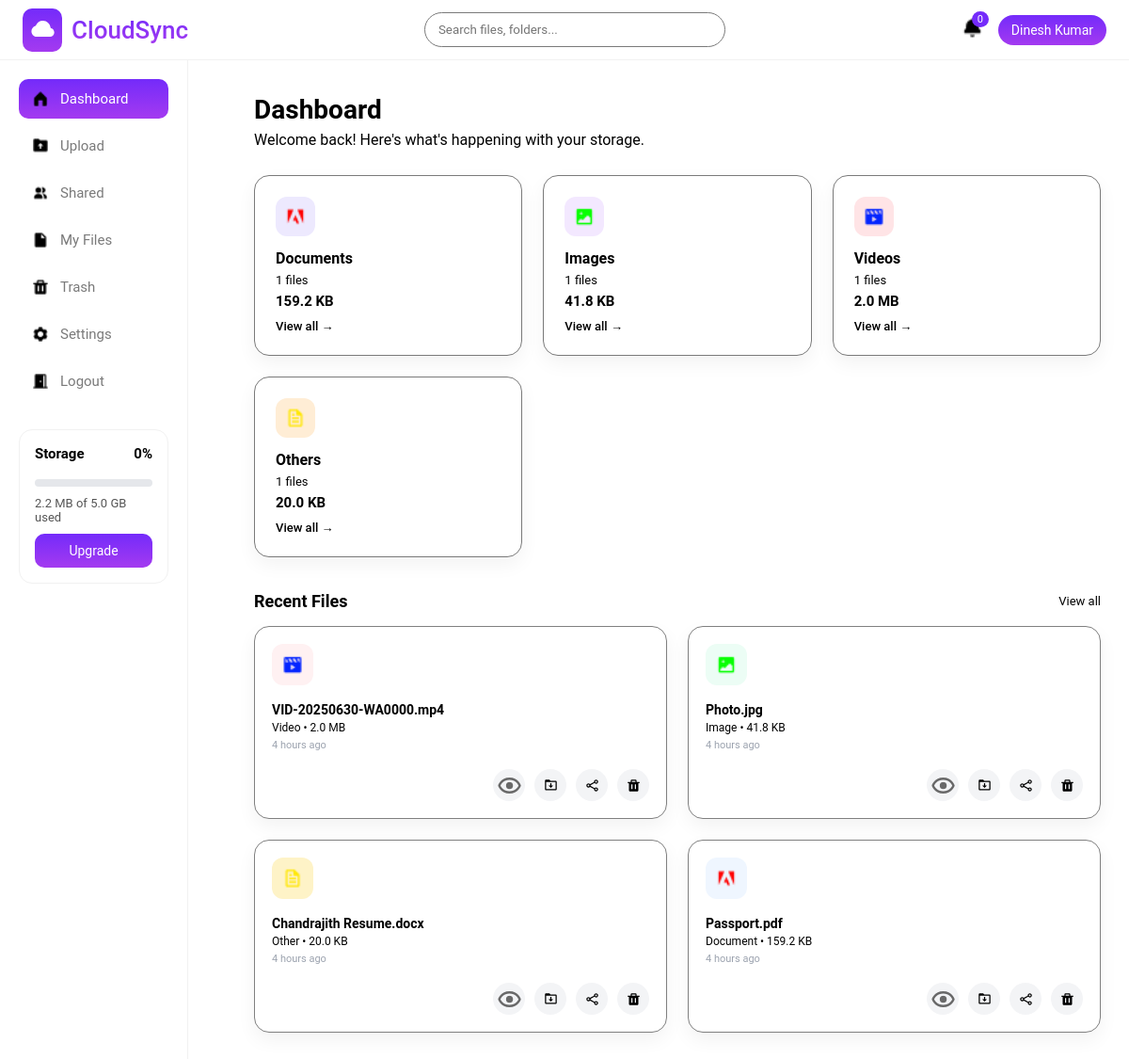
The page /user/dashboard/ (signed in) on the database its author committed.
### accounts/models.py (models this page shows)
class User(AbstractUser):
    profile_picture = models.ImageField(null=True, blank=True, upload_to = profile_image_upload_path)
    phone = models.CharField(max_length=10, unique=True, null=True, blank=True)

### storageapp/models.py (models this page shows, shortened)
class CloudFile(models.Model):
    FILE_TYPES = (
        ("image", "Image"),
        ("video", "Video"),
        ("document", "Document"),
        ("other", "Other"),
    )
    user = models.ForeignKey(settings.AUTH_USER_MODEL, on_delete=models.CASCADE)
    file_name = models.CharField(max_length=255)
    file_size = models.BigIntegerField()
    file_type = models.CharField(max_length=20, choices=FILE_TYPES)
    file_url = models.URLField(null=True, blank=True)
    uploaded_file = models.FileField(upload_to='cloud/',null=True)
    public_id = models.CharField(max_length=255,null=True)
    uploaded_at = models.DateTimeField(auto_now_add=True)
    is_deleted = models.BooleanField(default=False)
    deleted_at = models.DateTimeField(null=True, blank=True)

### storageapp/views.py (the view)
# urls.py: path('dashboard/', dashboard, name='dashboard'),
@login_required
def dashboard(request):
    user = request.user
    files = CloudFile.objects.filter(user=user, is_deleted=False)
    stats = {
        "document": files.filter(file_type="document"),
        "image": files.filter(file_type="image"),
        "video": files.filter(file_type="video"),
        "other": files.filter(file_type="other"),
    }
    cards = {}
    for key, qs in stats.items():
        cards[key] = {
            "count": qs.count(),
            "size": qs.aggregate(total=Sum("file_size"))["total"] or 0
        }
    recent_files = files.order_by("-uploaded_at")[:6]
    return render(request, "storageapp/dashboard.html", {
        "cards": cards,
        "recent_files": recent_files
    })

### storageapp/context_processors.py (called while the page is built)
def storage_info(request):
    if not request.user.is_authenticated:
        return {}
    sub = UserSubscription.objects.select_related("plan").filter(user=request.user).first()
    used = (
        CloudFile.objects
        .filter(user=request.user, is_deleted=False)
        .aggregate(total=Sum("file_size"))["total"] or 0
    )
    limit = sub.plan.storage_limit
    storage_percent = min(
        int((used / limit) * 100) if limit else 0,
        100
    )
    return {
        "storage_used": used,
        "storage_limit": limit,
        "storage_percent": int((used / limit) * 100) if limit else 0,
        "current_plan": sub.plan,
        "storage_percent":storage_percent,
    }

### subscriptions/context_processors.py (called while the page is built)
def subscription_context(request):
    if not request.user.is_authenticated:
        return {}
    subscription = UserSubscription.objects.select_related("plan").get(user=request.user)
    used = CloudFile.objects.filter(
        user=request.user,
        is_deleted=False
    ).aggregate(s=Sum("file_size"))["s"] or 0
    limit = subscription.plan.storage_limit
    percent = min(int((used / limit) * 100), 100) if limit else 0
    return {
        "current_plan": subscription.plan,
        "storage_used": used,
        "storage_limit": limit,
        "storage_percent": percent,
    }

### storageapp/templates/storageapp/dashboard.html (shortened to what this page needs)
{% extends 'storageapp/base.html' %}
{% load static %}
{% load humanize %}
{% block style %}
    <link rel="stylesheet" href="{% static 'css/dashboard.css' %}">
{% endblock %}
{% block content %}
<h2 class="dashboard-title">Dashboard</h2>
<p class="dashboard-subtitle">
    Welcome back! Here's what's happening with your storage.
</p>
<div class="storage-cards">
    <div class="card">
        <div class="card-icon purple">
            <img src="{% static 'images/adobe.png' %}">
        </div>
        <h4>Documents</h4>
        <p><span id="doc-count">{{ cards.document.count }}</span> files</p>
        <strong id="doc-size">{{ cards.document.size|filesizeformat }}</strong>
        <a href="{% url 'storageapp:myfiles' %}?type=document">View all →</a>
    </div>
    <div class="card">
        <div class="card-icon violet">
            <img src="{% static 'images/image.png' %}" alt="Video">
        </div>
        <h4>Images</h4>
        <p><span id="img-count">{{ cards.image.count }}</span> files</p>
        <strong id="img-size">{{ cards.image.size|filesizeformat }}</strong>
        <a href="{% url 'storageapp:myfiles' %}?type=image">View all →</a>
    </div>
    <div class="card">
        <div class="card-icon pink">
            <img src="{% static 'images/video.png' %}" alt="Video">
        </div>
        <h4>Videos</h4>
        <p><span id="vid-count">{{ cards.video.count }}</span> files</p>
        <strong id="vid-size">{{ cards.video.size|filesizeformat }}</strong>
        <a href="{% url 'storageapp:myfiles' %}?type=video">View all →</a>
    </div>
    <div class="card">
        <div class="card-icon orange">
            <img src="{% static 'images/file.png' %}" alt="Video">
        </div>
        <h4>Others</h4>
        <p><span id="oth-count">{{ cards.other.count }}</span> files</p>
        <strong id="oth-size">{{ cards.other.size|filesizeformat }}</strong>
        <a href="{% url 'storageapp:myfiles' %}?type=other">View all →</a>
    </div>
</div>
<div class="recent-header">
    <h3>Recent Files</h3>
    <a href="{% url 'storageapp:myfiles' %}">View all</a>
</div>
<div class="recent-grid">
    {% for file in recent_files %}
    <div class="recent-card" id="file-{{ file.id }}">
        <div class="recent-icon {{ file.file_type }}">
            {% if file.file_type == "image" %}
                <img src="{% static 'images/image.png' %}" alt="Image">
            {% elif file.file_type == "video" %}
                <img src="{% static 'images/video.png' %}" alt="Video">
            {% elif file.file_type == "document" %}
                <img src="{% static 'images/adobe.png' %}" alt="Document">
            {% else %}
                <img src="{% static 'images/file.png' %}" alt="Other">
            {% endif %}
        </div>
        <div class="recent-info">
            <h5>{{ file.file_name }}</h5>
            <p>
                {{ file.file_type|capfirst }} • {{ file.file_size|filesizeformat }}
            </p>
            <small>{{ file.uploaded_at|naturaltime }}</small>
        </div>
        <div class="recent-actions">
            <a href="{{ file.file_url }}" target="_blank" class="icon-btn">
                <img src="{% static 'images/hidepassword_icon.png' %}" alt="">
            </a>
            <a href="{% url 'storageapp:download_file' file.id %}"
            class="icon-btn download"
            title="Download">
                <img src="{% static 'images/download.png' %}" alt="">
            </a>
            <button class="icon-btn share"
                    onclick="shareFile('{{ file.id }}')">
                <img src="{% static 'images/shareicon.png' %}">
            </button>
            <button
                class="icon-btn trash"
                title="Move to Trash"
                onclick="moveToTrash('{{ file.id }}')">
                <img src="{% static 'images/trash.png' %}" alt="">
            </button>
        </div>
    </div>
    {% endfor %}
</div>
{% endblock %}

### storageapp/templates/storageapp/base.html (shortened to what this page needs)
{% load static %}
<!DOCTYPE html>
<html lang="en">
<head>
    <link rel="stylesheet" href="{% static 'css/common.css' %}">
    <link rel="stylesheet" href="{% static 'css/base.css' %}">
    {% block style %}
    {% endblock %}
</head>
<body>
<div class="header">
    <div class="logoarea">
        <div class="logoimage">
            <img src="{% static 'images/cloud.png' %}" alt="logoimage">
        </div>
        <div class="logotext">CloudSync</div>
    </div>
    {% if request.resolver_match.url_name == 'dashboard' or request.resolver_match.url_name == 'shared_files' or request.resolver_match.url_name == 'myfiles' %}
    <form onsubmit="return false;" class="global-search">
        <div class="search-box">
        <input
            type="text"
            placeholder="Search files, folders..."
        >
        </div>
    </form>
    {% endif %}
    <div class="header-right">
        <div class="notification"><img src="{% static 'images/bell.png' %}" alt="" srcset=""><span>0</span></div>
        <div class="user-pill">{{ request.user.first_name|default:request.user.username }}</div>
    </div>
</div>
<div class="sidebar">
    <a href="{% url 'storageapp:dashboard' %}" class="nav-item {% if request.resolver_match.url_name == 'dashboard' %}active{% endif %}"><img src="{% static 'images/dashboard.png' %}" alt=""> Dashboard</a>
    <a href="{% url 'storageapp:upload_page' %}" class="nav-item {% if request.resolver_match.url_name == 'upload_page' %}active{% endif %}"><img src="{% static 'images/upload.png' %}" alt=""> Upload</a>
    <a href="{% url 'storageapp:shared_files' %}" class="nav-item {% if request.resolver_match.url_name == 'shared_files' %}active{% endif %}"><img src="{% static 'images/share.png' %}" alt=""> Shared</a>
    <a href="{% url 'storageapp:myfiles' %}" class="nav-item {% if request.resolver_match.url_name == 'myfiles' %}active{% endif %}"><img src="{% static 'images/myfile.png' %}" alt=""> My Files</a>
    <a href="{% url 'storageapp:trash' %}" class="nav-item {% if request.resolver_match.url_name == 'trash' %}active{% endif %}"><img src="{% static 'images/trash.png' %}" alt=""> Trash</a>
    <a href="{% url 'storageapp:settings' %}" class="nav-item {% if request.resolver_match.url_name == 'settings' %}active{% endif %}"><img src="{% static 'images/settings.png' %}" alt=""> Settings</a>
    <a href="{% url 'accounts:user_logout' %}" class="nav-item"><img src="{% static 'images/logout.png' %}" alt=""> Logout</a>
    <div class="storage-box">
        <div style="display:flex;justify-content:space-between">
            <strong>Storage</strong>
            <strong>{{ storage_percent }}%</strong>
        </div>
        <div class="progressbar">
        </div>
        <p>
            {{ storage_used|filesizeformat }}
            of
            {{ storage_limit|filesizeformat }}
            used
        </p>
        {% if current_plan.name != "Business" %}
            <a href="{% url 'subscriptions:upgrade_page' %}" class="upgrade-btn">
                Upgrade
            </a>
        {% endif %}
    </div>
</div>
<div class="main">
    {% block content %}
    {% endblock %}
</div>
</body>
</html>

### static/css/common.css (style rules this page uses)
* { margin: 0; padding: 0; box-sizing: border-box; font-family: 'Roboto', sans-serif; }
:root { --white:#ffffff; --red:red; --blue:#742BFA; --violet:#A43AF0; --grey:#7A7A7A; --lightgrey:#f1f1f1; --bordergrey:#d0d0d0; --black:#000000; }
body { background: var(--white); color: var(--black); }
html { min-width: 320px; scroll-behavior: smooth; }
a { text-decoration: none; }

### static/css/base.css (style rules this page uses)
.header { height: 64px; background: var(--white); display: flex; align-items: center; justify-content: space-between; padding: 0 24px; border-bottom: 1px solid var(--lightgrey); position: fixed; top: 0; left: 0; right: 0; z-index: 100; }
.logoarea { display: flex; align-items: center; gap: 10px; }
.logoarea .logoimage { background:linear-gradient(to bottom, #742BFA, #A43AF0); padding: 7px; border-radius: 10px; }
.logoarea .logotext { background-image: linear-gradient(to bottom, #742BFA, #A43AF0); background-clip: text; -webkit-background-clip: text; color: transparent; -webkit-text-fill-color: transparent; font-size: clamp(20px, 2.5vw, 26px); font-weight: 550; }
.search-box input { width: 320px; padding: 10px 14px; border-radius: 30px; border: 1px solid var(--grey); outline: none; }
.header-right { display: flex; align-items: center; gap: 16px; }
.header-right img { width: 23px; height: 23px; }
.notification { position: relative; font-size: 18px; cursor: pointer; }
.notification span { position: absolute; top: -6px; right: -6px; background: var(--blue); color: var(--white); font-size: 11px; padding: 2px 6px; border-radius: 50%; }
.user-pill { background: linear-gradient(to bottom, #742BFA, #A43AF0); color: var(--white); padding: 8px 14px; border-radius: 30px; font-size: 14px; cursor: pointer; }
.sidebar { width: 200px; min-width: 180px; background: var(--white); position: fixed; top: 64px; bottom: 0; left: 0; border-right: 1px solid var(--lightgrey); padding: 20px; }
.sidebar img { width: 18px; height: 18px; }
.nav-item { display: flex; align-items: center; gap: 12px; padding: 12px 14px; border-radius: 10px; color: var(--grey); text-decoration: none; margin-bottom: 8px; font-size: 15px; }
.nav-item.active, .nav-item:hover { background: linear-gradient(to bottom, #742BFA, #A43AF0); color: var(--white); }
.storage-box { margin-top: 30px; border: 1px solid var(--lightgrey); border-radius: 14px; padding: 16px; background: #fff; }
.storage-box strong { font-size: 15px; display: block; margin-bottom: 8px; }
.progressbar { height: 8px; background: #e5e7eb; border-radius: 999px; overflow: hidden; margin: 10px 0; }
.storage-box p { font-size: 13px; color: #555; margin: 6px 0 10px; }
.upgrade-btn { display: block; text-align: center; padding: 10px; border-radius: 10px; background: linear-gradient(to bottom, #742BFA, #A43AF0); color: #fff; text-decoration: none; font-size: 14px; }
.main { margin-left: 240px; padding: 100px 30px 30px; }

### rows shown on the page
User: user.first_name "Dinesh Kumar"
CloudFile: file_name "VID-20250630-WA0000.mp4", file_type "Video", file_size|filesizeformat "2.0 MB", uploaded_at "4 hours ago"
CloudFile: file_name "Photo.jpg", file_type "Image", file_size|filesizeformat "41.8 KB", uploaded_at "4 hours ago"
CloudFile: file_name "Chandrajith Resume.docx", file_type "Other", file_size|filesizeformat "20.0 KB", uploaded_at "4 hours ago"
CloudFile: file_name "Passport.pdf", file_type "Document", file_size|filesizeformat "159.2 KB", uploaded_at "4 hours ago"

### other values the page prints
{{ storage_percent }} "0"
{{ storage_used|filesizeformat }} "2.2 MB"
{{ storage_limit|filesizeformat }} "5.0 GB"
{{ cards.document.count }} "1"
{{ cards.document.size|filesizeformat }} "159.2 KB"
{{ cards.image.count }} "1"
{{ cards.image.size|filesizeformat }} "41.8 KB"
{{ cards.video.count }} "1"
{{ cards.video.size|filesizeformat }} "2.0 MB"
{{ cards.other.count }} "1"
{{ cards.other.size|filesizeformat }} "20.0 KB"
